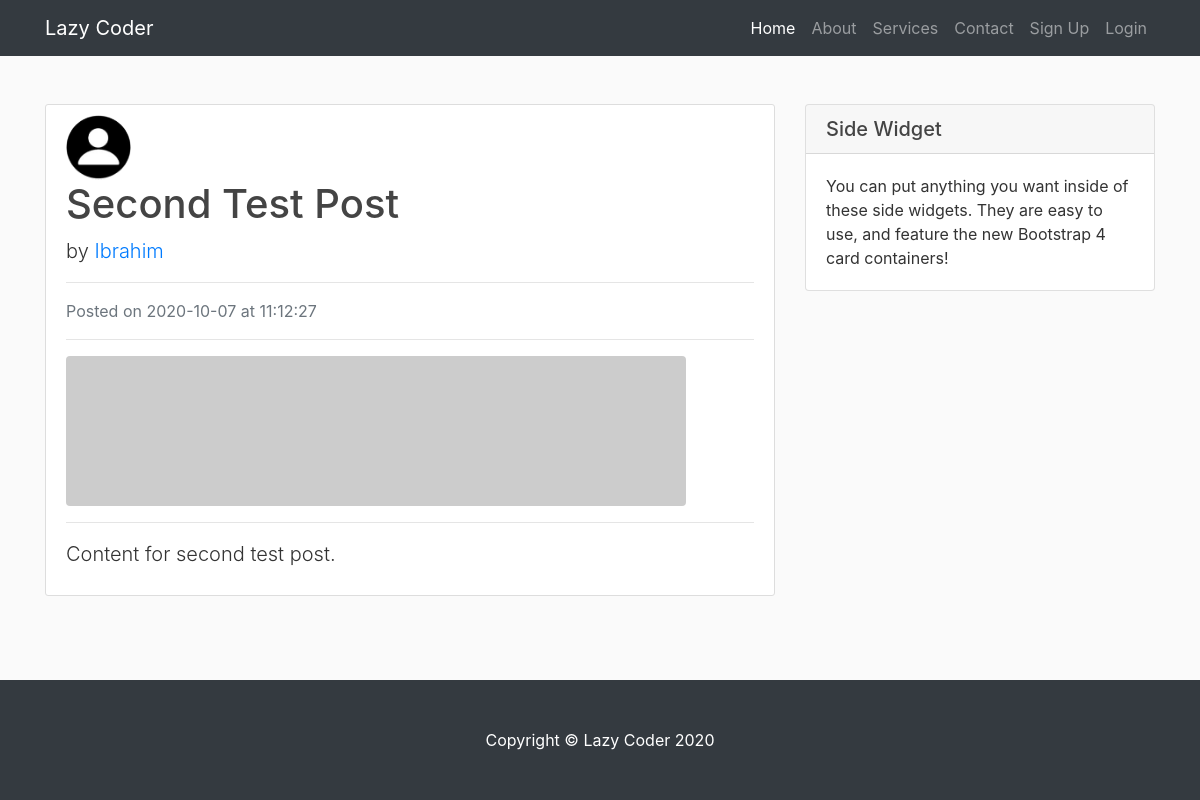
The page /post/18 on the database its author committed.
### blog/models.py (models this page shows, shortened)
class User(db.Model, UserMixin):
    id = db.Column(db.Integer, primary_key=True)
    username = db.Column(db.String(255), unique=True, nullable=False)
    email = db.Column(db.String(255), unique=True, nullable=False)
    image_file = db.Column(db.String(20), nullable=False, default='default.jpg')
    password = db.Column(db.String(60), nullable = False)
    posts = db.relationship('Post', backref='author', lazy=True)

class Post(db.Model):
    id = db.Column(db.Integer, primary_key=True)
    title = db.Column(db.String(100), nullable=True)
    date_posted = db.Column(db.DateTime, nullable=False, default=datetime.utcnow)
    content = db.Column(db.Text, nullable=False)
    user_id = db.Column(db.Integer, db.ForeignKey('user.id'), nullable=False)

### blog/post/routes.py (the view)
@post.route('/post/<int:post_id>')
def show_post(post_id):
    post = Post.query.get_or_404(post_id)
    return render_template('post.html', title=post.title, post=post)

### blog/templates/post.html (shortened to what this page needs)
{% extends 'layout.html' %}
{% block content %}
    <div class="content-section mt-3">
        <img class="rounded-circle article-img" src="{{ url_for('static', filename='profiles/' + post.author.image_file) }}" alt="">
        <div class="media-body">
            <h1 class="artile-title">
                {{ post.title }}
            </h1>
            <p class="lead">
                by <a href="{{ url_for('user.user_posts', username=post.author.username) }}">{{ post.author.username }}</a>
            </p>
            <hr>
            <p class="text-muted">Posted on {{ post.date_posted.strftime('%Y-%m-%d') }} at {{ post.date_posted.strftime('%H:%M:%S') }}</p>
            <hr>
            <img class="img-fluid rounded" src="http://placehold.it/620x150" alt="">
            <hr>
            <p class="lead">{{ post.content }}</p>
        </div>
    </div>
{% endblock content %}
{% block sidebar %}
    <div class="card my-4">
        <h5 class="card-header">Side Widget</h5>
        <div class="card-body">
          You can put anything you want inside of these side widgets. They are easy to use, and feature the new Bootstrap 4 card containers!
        </div>
    </div>
{% endblock sidebar %}

### blog/static/main.css (style rules this page uses)
body { background: #fafafa; color: #333333; margin-top: 5rem; }
h1, h2, h3, h4, h5, h6 { color: #444444; }
.content-section { background: #ffffff; padding: 10px 20px; border: 1px solid #dddddd; border-radius: 3px; margin-bottom: 20px; }
.article-img { height: 65px; width: 65px; margin-right: 16px; }

### rows shown on the page
User: image_file (picture), author.username "Ibrahim"
Post: title "Second Test Post", date_posted "2020-10-07", date_posted "11:12:27", content "Content for second test post."
